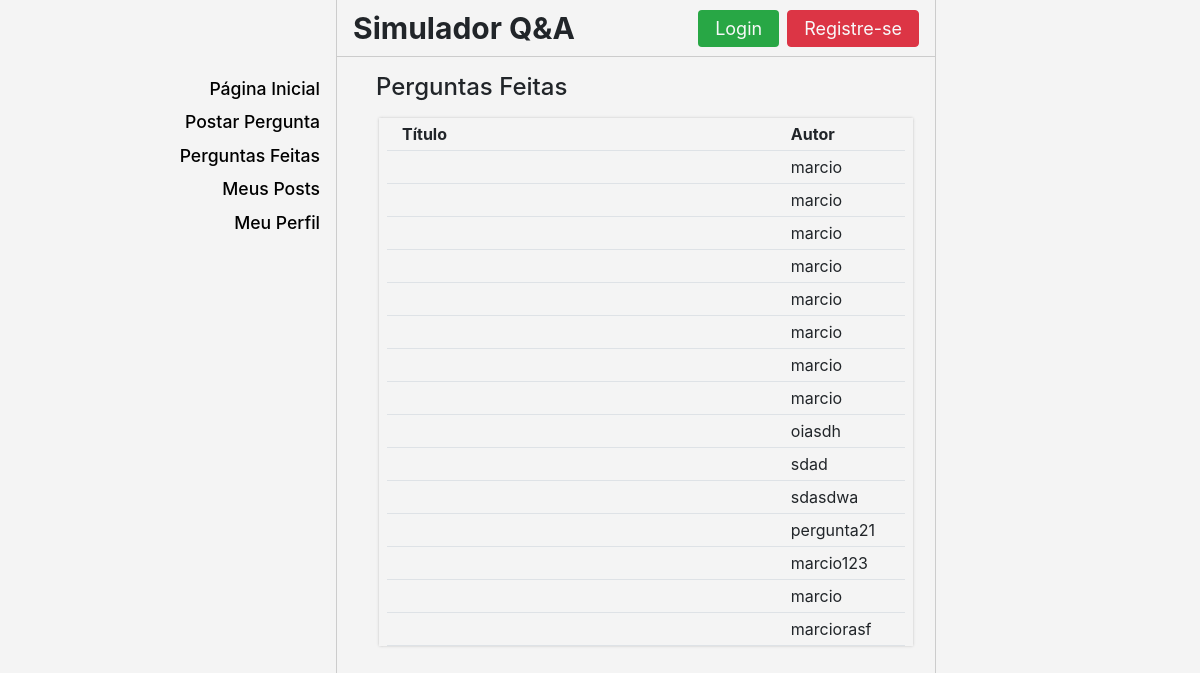
Before: /listar_perguntas with the older database file.
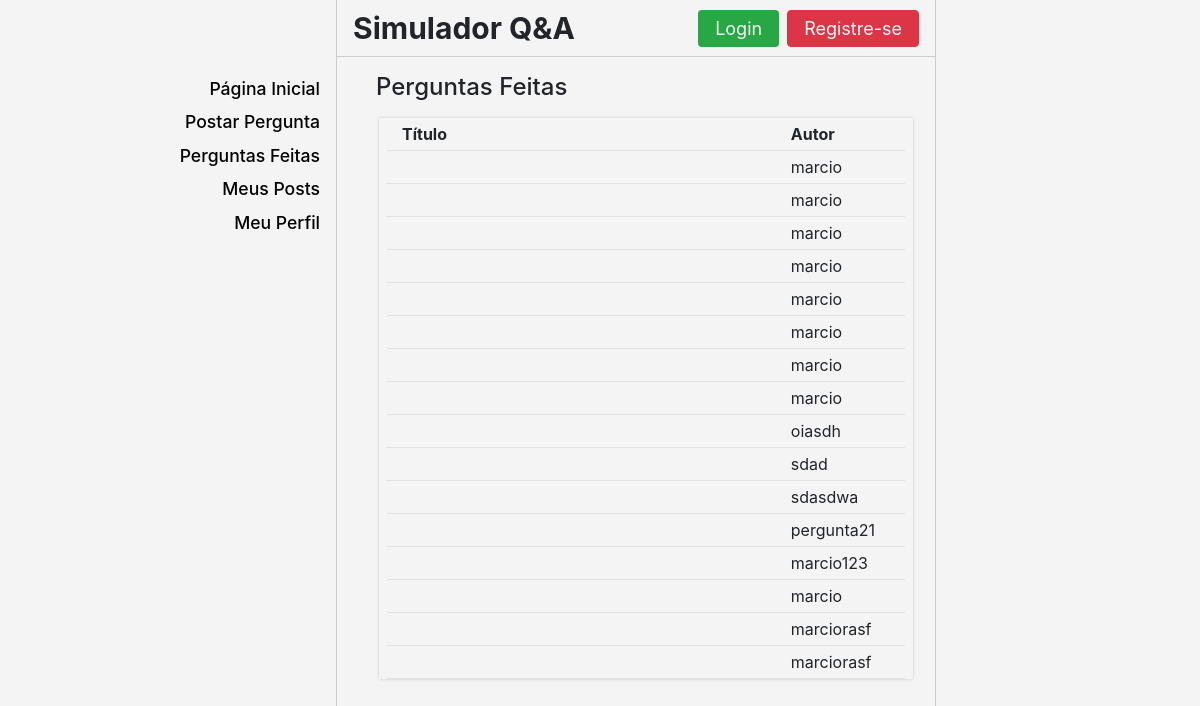
After: the same page with the newer database file.
### qa/models.py (models this page shows, shortened)
class Pergunta(models.Model):
    usuario = models.CharField(max_length=100, default='usuario default')
    titulo = models.CharField(max_length=100, blank=True)
    texto = models.TextField(max_length=10000, default='texto default')

### qa/views.py (the view)
# urls.py: path('listar_perguntas', views.listar_perguntas, name='listar_perguntas'),
def listar_perguntas(request):
    usuario = request.user.get_username()
    perguntas = Pergunta.objects.all()
    context = {'perguntas': perguntas, 'usuario':usuario}
    return render(request, 'qa/lista_perguntas.html', context)

### qa/templates/qa/lista_perguntas.html
{% extends 'qa/template.html' %}
{% block content %}
	<div class='container-fluid ml-4 mt-3'>
		<h4>Perguntas Feitas</h4>
		{% if perguntas %}
			<div class='row ml-0 py-2' style="height:auto; max-height:80vh; overflow-y: auto">
				<div class='col-11 px-2' style='box-shadow: 0px 0px 3px 0.2px #aaaaaa; margin-left: 3px'>
					<div class='row mx-0 py-1 border-bottom'>
						<div class="col-9 font-weight-bold">Título</div>
						<div class="col-3 font-weight-bold">Autor</div>
					</div>
					{% for pergunta in perguntas %}
					<div class="row mx-0 border-bottom py-1">
						<div class="col-9"><a href='/selecionar_pergunta/{{pergunta.id}}'>{{pergunta.titulo}}</a></div>
						<div class="col-3">{{pergunta.usuario}}</div>
					</div>
					{% endfor %}
				</div>
			</div>
		{% endif %}
	</div>
{% endblock %}

Changed rows visible on the page:
added Pergunta: usuario "marciorasf"
